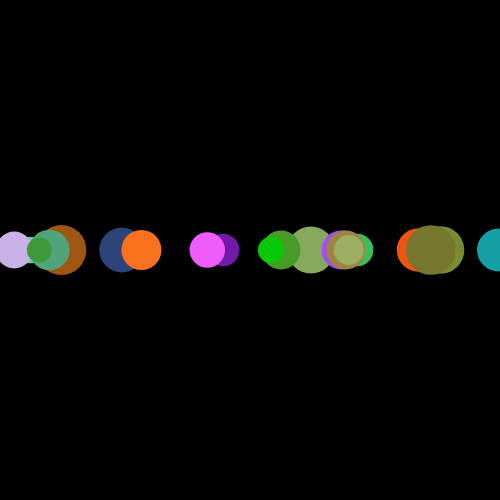
Frame 1 (no input)
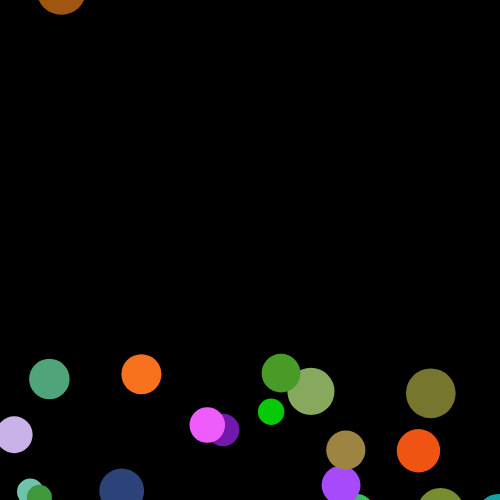
Frame 60 (no input)
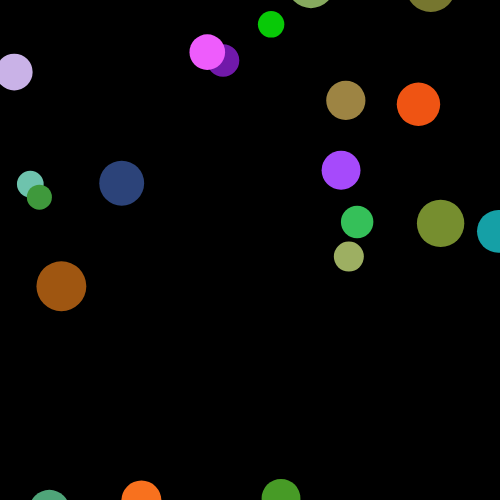
Frame 120 (the mouse pressed at the canvas centre since frame 60)

The p5.js sketch that drew these frames (run headless with seeded random() and noise() and a simulated clock; from frame 60 on, the mouse is pressed at the canvas centre):

// p5.js sketch
// ── sketch.js
let ballArray = [];

function setup(){
   createCanvas(500, 500);
   noStroke();
   for (let i = 0; i < 20; i++){
      let temp = new Ball(
         random(0, 500),
         250,
         random(0, 256),
         random(0, 256),
         random(0, 256),
         random(2, 5),
         random(25, 50)
      );
      ballArray.push(temp);
   }
}

function draw(){
   background(0);
   for (let i = 0; i < ballArray.length; i++){
      fill(ballArray[i].redValue, ballArray[i].greenValue, ballArray[i].blueValue);
      ellipse(ballArray[i].xPos, ballArray[i].yPos, ballArray[i].diameterValue , ballArray[i].diameterValue);

      ballArray[i].yPos += ballArray[i].speedValue;

      if (ballArray[i].yPos > 525){
         ballArray[i].yPos = -25;
      }
   }
}

class Ball{
   constructor(x, y, r, g, b, speed, diameter){
      this.xPos = x;
      this.yPos = y;
      this.redValue = r;
      this.greenValue = g;
      this.blueValue = b;
      this.speedValue = speed;
      this.diameterValue = diameter;
   }
}
